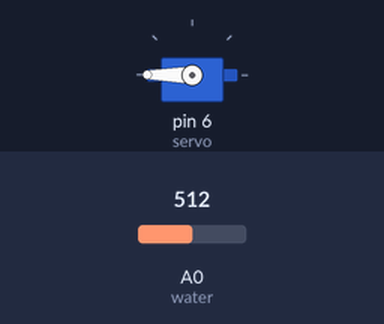
Recording of a sketch running on a simulated Arduino Uno, built with avr-gcc and run on an emulated ATmega328P. Parts: servo. The test bench sets the inputs (shaded band); at power-on: A0 (water) = 512.

Above: at 1.3 s.
1.4 s: A0 (water) set to 167
2.9 s: A0 (water) set to 143
At 4.4 s:
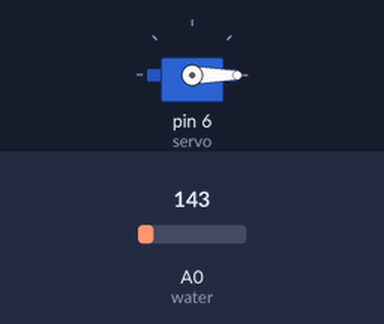
Timing chart, 0 to 5.9 s (numbered marks = the images above; inputs shaded):
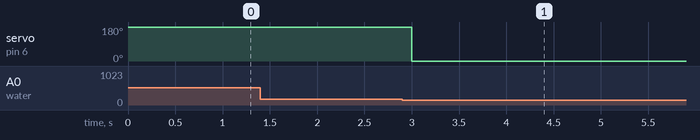

The sketch:

Rain_Detector.ino
```cpp
#include<Servo.h>

int water = A0;
int threshold = 150;
Servo servo;


void setup() {
  servo.attach(6);
  servo.write(0);


}

void loop() {


  if (analogRead(water) > threshold) {
    servo.write(180);
    delay(500);

  }
  else {

    servo.write(0);
    delay(5000);
  }


}
```

Measured:
- the behaviour switches between 151 and 150 on A0 (water) (found by bisection; images 0 and 1)
- after the input at 1.4 s, every drawn part: stays the same
- after the input at 2.9 s, servo on pin 6 (servo): 180° → 0° after 0.10 s
